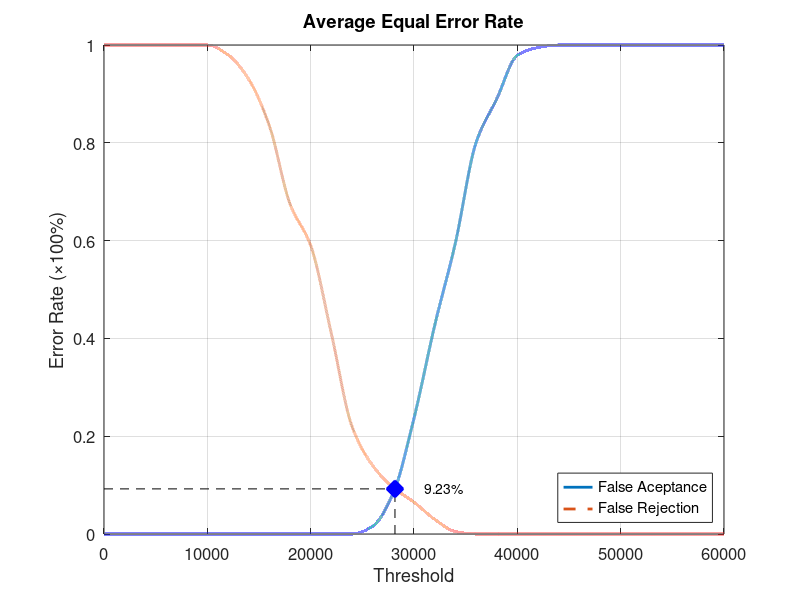
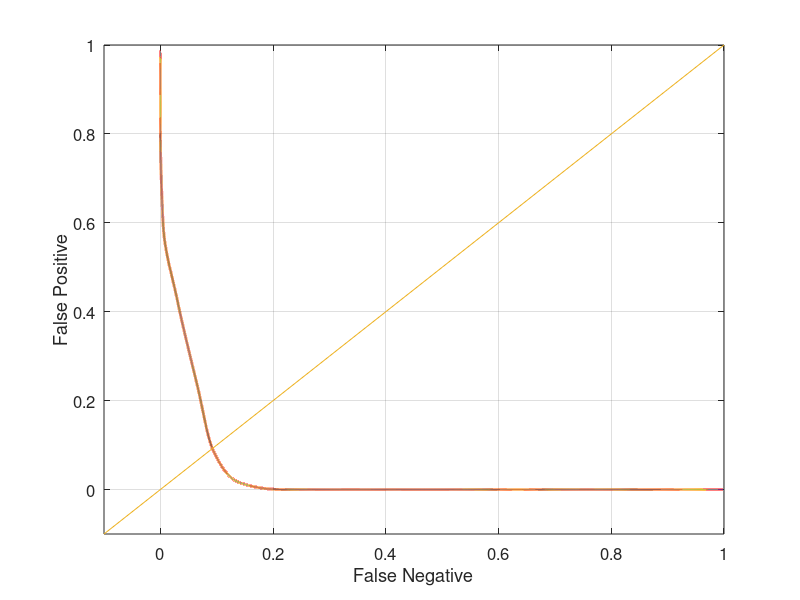

These figures' MATLAB source, in order:
function yEER = Database5_3
close all;
clear;
clc;
x = 0:2000:60000;
xq = 0:0.5:60000;

y0 = [0 0 0 0 0 0 0 0 0 0 0 0 0 0.0157895 0.0842105 0.236842 0.426316 0.594737 0.8 0.889474 0.978947 0.994737 1 1 1 1 1 1 1 1 1];
yy0 = interp1(x, y0, xq, 'pchip');
y1 = [1 1 1 1 1 1 0.98 0.93 0.835 0.675 0.59 0.41 0.22 0.14 0.095 0.065 0.03 0.005 0 0 0 0 0 0 0 0 0 0 0 0 0];
yy1 = interp1(x, y1, xq, 'pchip');

% Calculating EER: 
y2 = abs(y0 - y1);
find(y2 == min(y2))
yy2 = abs(yy0 - yy1);
xEER = find(yy2 == min(yy2));
xEERIndex = xq(xEER) % X-axis EER
yEER = yy0(xEER) % Y-axis EER

main = figure
plot(xq, yy0,'-','LineWidth', 2);	hold on
plot(xq, yy1,'--','LineWidth', 2);	hold on
plot([xEERIndex xEERIndex], [0 yEER], 'k--');	hold on
plot([0 xEERIndex], [yEER yEER], 'k--');	hold on
plot(xEERIndex, yEER, 'bx', 'LineWidth', 10);	hold on
text(xEERIndex + 10 * xEERIndex / 100, yEER, [num2str(round((10000 * yEER)) / 100) '%'])
legend('False Aceptance', 'False Rejection', 'Location', 'SouthEast')
xlabel('Threshold')
ylabel('Error Rate (\times100%)')
title('Average Equal Error Rate')
set(gca, 'FontSize', 12)
axis([0 60000 0 1])
grid on

print(main, 'Database5_3Main', '-dpng');
FNRxFPR = figure('Color', [1 1 1]);
plot(yy1, yy0, '-', yy1, yy0, 'LineWidth', 2);
hold on
y = -0.1:0.1:1
plot(y, y); 
set(gca, 'FontSize', 12)
xlabel('False Negative')
ylabel('False Positive')
axis([-0.1 1 -0.1 1])
set(gca, 'FontSize', 12)
grid on

print(FNRxFPR, 'Database5_3FNRxFPR','-dpng');
end
